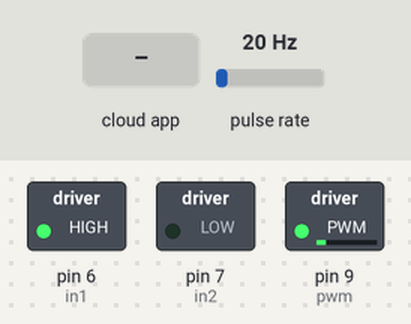
Bench run of a sketch on a simulated Arduino Uno, built with avr-gcc and run on an emulated ATmega328P. Parts: switched loads named in the sketch (green lamp = pin HIGH). Wiring (inferred from the names in the program): pulse sensor: data pin 2. The test bench sets the inputs (shaded band); at power-on: pulse rate 20 Hz. The ROS host is connected and sends only what is stated.

Above: at 1.1 s.
At 2.2 s:
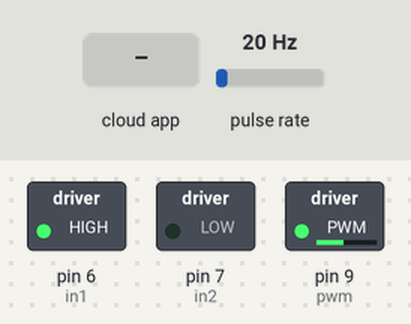
2.3 s: the phone or cloud app sets Change_your_speed to 180
At 3.6 s:
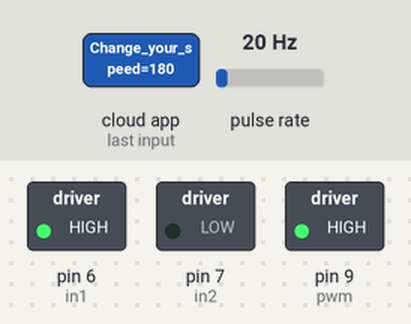
Timing chart, 0 to 5.3 s (numbered marks = the images above; inputs shaded):
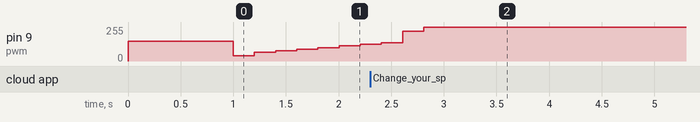

The sketch:

Motor_control_plus_ROS.ino
```cpp
#include <ros.h>
#include<geometry_msgs/Twist.h>
#include<std_msgs/UInt16.h>
#include <PID_v1.h>

#define pwm 9
#define hall 2
#define in1 6
#define in2 7

double setpoint, input, output, kp = 0.6, kd = 0, ki = 0.8; volatile long counter = 0;
unsigned long RPM;
float dt;
float ratio = 0.0024;
unsigned long prev_time = 0, cur_time = 0;


geometry_msgs::Twist sped_msg;

std_msgs::UInt16 PID_msg;
//geometry_msgs::Twist get_sped_msg;
std_msgs::UInt16 get_sped_msg;

int setpoints[] = {65, 70, 80, 90, 110, 130, 150, 180, 200, 220, 0};
int reading;
void subscriber_callback(const std_msgs::UInt16&get_sped_msg)
{


  reading = get_sped_msg.data;
  if (reading <= 10)

    setpoint = setpoints[reading];
  else
    setpoint = reading;
}


ros::Publisher PID_publisher("PID_output", &PID_msg );
ros::Publisher speed_publisher("Current_speed", &sped_msg);
ros:: Subscriber<std_msgs::UInt16> get_sped("Change_your_speed", &subscriber_callback);


ros:: NodeHandle nd;


PID sped_con(&input, &output, &setpoint, kp, ki, kd, DIRECT);

void ISRA()
{
  counter++;
}
void setup() {
  // put your setup code here, to run once:
  pinMode(pwm, OUTPUT);
  pinMode(hall, INPUT_PULLUP);
  pinMode(in1, OUTPUT);
  pinMode(in2, OUTPUT);

  attachInterrupt(digitalPinToInterrupt(hall), ISRA, CHANGE);
  digitalWrite(in1, HIGH);
  digitalWrite(in2, LOW);
  prev_time = millis();
  dt = 200.0;
  sped_con.SetMode(AUTOMATIC);
  setpoint = 80.0;
  //Serial.begin(9600);

  analogWrite(pwm, 150);
  //Serial.print("start....");
  delay(1000);
  sped_con.SetSampleTime(200);
  nd.initNode();
  nd.advertise(PID_publisher);
  nd.advertise(speed_publisher);
  nd.subscribe(get_sped);

}

void loop() {
  // put your main code here, to run repeatedly:

  cur_time = millis();
  if ((cur_time - prev_time) > dt)
  { RPM = (float) counter * ratio / (dt * 0.001) * 60.0;
    input = RPM;
    sped_con.Compute();
    analogWrite(pwm, output);


    sped_msg.angular.x = RPM;
    sped_msg.angular.y = setpoint;
    delay(3);
    PID_msg.data = output;


    delay(3);
    // Serial.print(counter);
    //Serial.print(" RPM is:   ");
    // Serial.print(RPM);
    //  Serial.print(" pid is:   ");
    //   Serial.println(output);
    prev_time = cur_time;
    counter = 0;


    // if (Serial.read()=='1')
    //
    //{
    //  setpoint=setpoint + 50;
    //  if (setpoint >= 350)
    //{setpoint = 70;}
    speed_publisher.publish(&sped_msg);
    PID_publisher.publish(&PID_msg );

    nd.spinOnce();

  }


}
```
